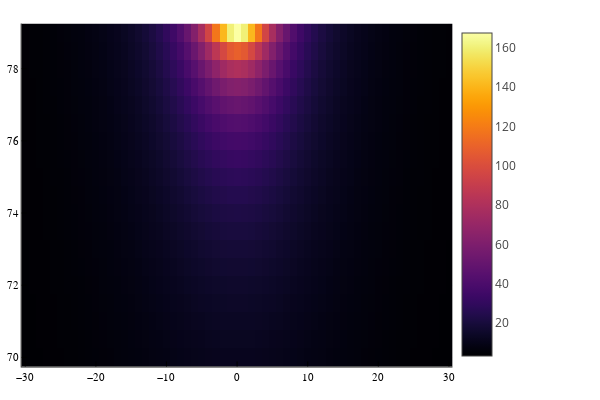

Notebook cell for this chart:
### Code cell
λArr = [λbn(θr,ϕr) for θr ∈ θAr, ϕr ∈ ϕAr]

heatmap(ϕA,θA,λArr./1000)

### Figure 1 — Plotly figure (JSON) as saved in the notebook; plotly's stock layout.template omitted (floating-point values rounded to 4 significant figures; data arrays with more than 128 entries replaced by an {"elided": "..."} marker saying what was removed)
{"data": [{"colorbar": {"len": 0.9525, "title": {"text": ""}, "x": 0.7541, "y": 0.5139}, "colorscale": {"elided": "256x2 mixed values"}, "name": "y1", "showlegend": false, "showscale": true, "type": "heatmap", "x": [-30.5, -29.5, -28.5, -27.5, -26.5, -25.5, -24.5, -23.5, -22.5, -21.5, -20.5, -19.5, -18.5, -17.5, -16.5, -15.5, -14.5, -13.5, -12.5, -11.5, -10.5, -9.5, -8.5, -7.5, -6.5, -5.5, -4.5, -3.5, -2.5, -1.5, -0.5, 0.5, 1.5, 2.5, 3.5, 4.5, 5.5, 6.5, 7.5, 8.5, 9.5, 10.5, 11.5, 12.5, 13.5, 14.5, 15.5, 16.5, 17.5, 18.5, 19.5, 20.5, 21.5, 22.5, 23.5, 24.5, 25.5, 26.5, 27.5, 28.5, 29.5, 30.5], "xaxis": "x", "y": [69.75, 70.25, 70.75, 71.25, 71.75, 72.25, 72.75, 73.25, 73.75, 74.25, 74.75, 75.25, 75.75, 76.25, 76.75, 77.25, 77.75, 78.25, 78.75, 79.25], "yaxis": "y", "z": {"elided": "19x61 float values"}, "zmax": 167.3, "zmin": 3.111}], "layout": {"annotations": [], "height": 400, "legend": {"bgcolor": "rgba(255, 255, 255, 1.000)", "bordercolor": "rgba(0, 0, 0, 1)", "borderwidth": 1, "font": {"color": "rgba(0, 0, 0, 1)", "family": "sans-serif", "size": 11}, "title": {"font": {"color": "rgba(0, 0, 0, 1)", "family": "sans-serif", "size": 15}, "text": ""}, "tracegroupgap": 0, "traceorder": "normal", "x": 1, "xanchor": "auto", "y": 1, "yanchor": "auto"}, "margin": {"b": 20, "l": 0, "r": 0, "t": 20}, "paper_bgcolor": "rgba(255, 255, 255, 1.000)", "plot_bgcolor": "rgba(255, 255, 255, 1.000)", "showlegend": true, "width": 600, "xaxis": {"anchor": "y", "domain": [0.03619, 0.7541], "gridcolor": "rgba(0, 0, 0, 0.1)", "gridwidth": 0.5, "linecolor": "rgba(0, 0, 0, 1)", "mirror": false, "range": [-30.5, 30.5], "showgrid": true, "showline": true, "showticklabels": true, "tickangle": 0, "tickcolor": "rgb(0, 0, 0)", "tickfont": {"color": "rgba(0, 0, 0, 1)", "family": "sans-serif", "size": 11}, "tickmode": "array", "ticks": "inside", "ticktext": ["−30", "−20", "−10", "0", "10", "20", "30"], "tickvals": [-30, -20, -10, 0, 10, 20, 30], "title": {"font": {"color": "rgba(0, 0, 0, 1)", "family": "sans-serif", "size": 15}, "text": ""}, "type": "linear", "visible": true, "zeroline": false, "zerolinecolor": "rgba(0, 0, 0, 1)"}, "yaxis": {"anchor": "x", "domain": [0.03762, 0.9902], "gridcolor": "rgba(0, 0, 0, 0.1)", "gridwidth": 0.5, "linecolor": "rgba(0, 0, 0, 1)", "mirror": false, "range": [69.75, 79.25], "showgrid": true, "showline": true, "showticklabels": true, "tickangle": 0, "tickcolor": "rgb(0, 0, 0)", "tickfont": {"color": "rgba(0, 0, 0, 1)", "family": "sans-serif", "size": 11}, "tickmode": "array", "ticks": "inside", "ticktext": ["70", "72", "74", "76", "78"], "tickvals": [70, 72, 74, 76, 78], "title": {"font": {"color": "rgba(0, 0, 0, 1)", "family": "sans-serif", "size": 15}, "text": ""}, "type": "linear", "visible": true, "zeroline": false, "zerolinecolor": "rgba(0, 0, 0, 1)"}}}
